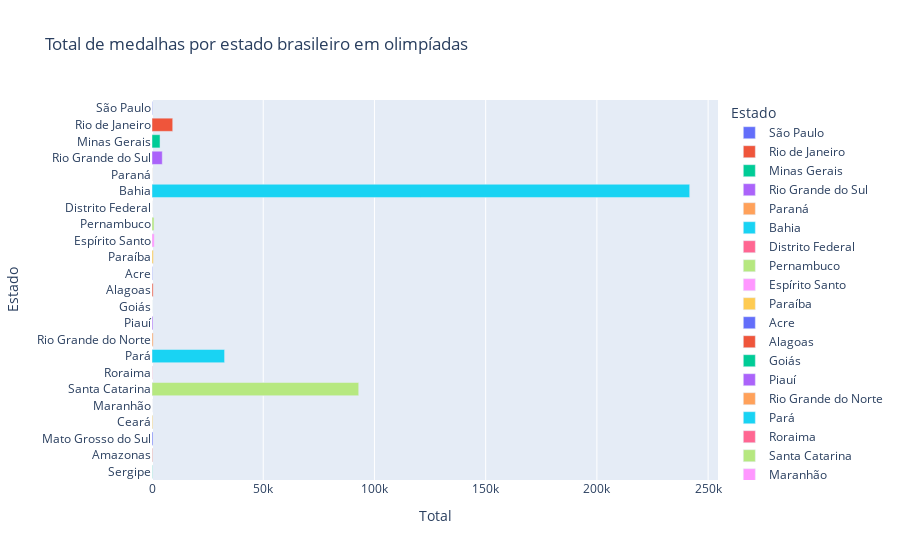

Source (notebook cell):
### Code cell
medals_state_bra = px.bar(by_state, x='Total', y='Estado', title='Total de medalhas por estado brasileiro em olimpíadas', color='Estado', orientation='h')
medals_state_bra.show()

### Figure 1 — Plotly figure (JSON) as saved in the notebook; plotly's stock layout.template omitted (floating-point values rounded to 4 significant figures)
{"data": [{"alignmentgroup": "True", "hovertemplate": "Estado=%{y}<br>Total=%{x}<extra></extra>", "legendgroup": "São Paulo", "marker": {"color": "#636efa"}, "name": "São Paulo", "offsetgroup": "São Paulo", "orientation": "h", "showlegend": true, "textposition": "auto", "type": "bar", "x": [204], "xaxis": "x", "y": ["São Paulo"], "yaxis": "y"}, {"alignmentgroup": "True", "hovertemplate": "Estado=%{y}<br>Total=%{x}<extra></extra>", "legendgroup": "Rio de Janeiro", "marker": {"color": "#EF553B"}, "name": "Rio de Janeiro", "offsetgroup": "Rio de Janeiro", "orientation": "h", "showlegend": true, "textposition": "auto", "type": "bar", "x": [9314], "xaxis": "x", "y": ["Rio de Janeiro"], "yaxis": "y"}, {"alignmentgroup": "True", "hovertemplate": "Estado=%{y}<br>Total=%{x}<extra></extra>", "legendgroup": "Minas Gerais", "marker": {"color": "#00cc96"}, "name": "Minas Gerais", "offsetgroup": "Minas Gerais", "orientation": "h", "showlegend": true, "textposition": "auto", "type": "bar", "x": [3615], "xaxis": "x", "y": ["Minas Gerais"], "yaxis": "y"}, {"alignmentgroup": "True", "hovertemplate": "Estado=%{y}<br>Total=%{x}<extra></extra>", "legendgroup": "Rio Grande do Sul", "marker": {"color": "#ab63fa"}, "name": "Rio Grande do Sul", "offsetgroup": "Rio Grande do Sul", "orientation": "h", "showlegend": true, "textposition": "auto", "type": "bar", "x": [4616], "xaxis": "x", "y": ["Rio Grande do Sul"], "yaxis": "y"}, {"alignmentgroup": "True", "hovertemplate": "Estado=%{y}<br>Total=%{x}<extra></extra>", "legendgroup": "Paraná", "marker": {"color": "#FFA15A"}, "name": "Paraná", "offsetgroup": "Paraná", "orientation": "h", "showlegend": true, "textposition": "auto", "type": "bar", "x": [37], "xaxis": "x", "y": ["Paraná"], "yaxis": "y"}, {"alignmentgroup": "True", "hovertemplate": "Estado=%{y}<br>Total=%{x}<extra></extra>", "legendgroup": "Bahia", "marker": {"color": "#19d3f3"}, "name": "Bahia", "offsetgroup": "Bahia", "orientation": "h", "showlegend": true, "textposition": "auto", "type": "bar", "x": [241718], "xaxis": "x", "y": ["Bahia"], "yaxis": "y"}, {"alignmentgroup": "True", "hovertemplate": "Estado=%{y}<br>Total=%{x}<extra></extra>", "legendgroup": "Distrito Federal", "marker": {"color": "#FF6692"}, "name": "Distrito Federal", "offsetgroup": "Distrito Federal", "orientation": "h", "showlegend": true, "textposition": "auto", "type": "bar", "x": [13], "xaxis": "x", "y": ["Distrito Federal"], "yaxis": "y"}, {"alignmentgroup": "True", "hovertemplate": "Estado=%{y}<br>Total=%{x}<extra></extra>", "legendgroup": "Pernambuco", "marker": {"color": "#B6E880"}, "name": "Pernambuco", "offsetgroup": "Pernambuco", "orientation": "h", "showlegend": true, "textposition": "auto", "type": "bar", "x": [919], "xaxis": "x", "y": ["Pernambuco"], "yaxis": "y"}, {"alignmentgroup": "True", "hovertemplate": "Estado=%{y}<br>Total=%{x}<extra></extra>", "legendgroup": "Espírito Santo", "marker": {"color": "#FF97FF"}, "name": "Espírito Santo", "offsetgroup": "Espírito Santo", "orientation": "h", "showlegend": true, "textposition": "auto", "type": "bar", "x": [1020], "xaxis": "x", "y": ["Espírito Santo"], "yaxis": "y"}, {"alignmentgroup": "True", "hovertemplate": "Estado=%{y}<br>Total=%{x}<extra></extra>", "legendgroup": "Paraíba", "marker": {"color": "#FECB52"}, "name": "Paraíba", "offsetgroup": "Paraíba", "orientation": "h", "showlegend": true, "textposition": "auto", "type": "bar", "x": [621], "xaxis": "x", "y": ["Paraíba"], "yaxis": "y"}, {"alignmentgroup": "True", "hovertemplate": "Estado=%{y}<br>Total=%{x}<extra></extra>", "legendgroup": "Acre", "marker": {"color": "#636efa"}, "name": "Acre", "offsetgroup": "Acre", "orientation": "h", "showlegend": true, "textposition": "auto", "type": "bar", "x": [222], "xaxis": "x", "y": ["Acre"], "yaxis": "y"}, {"alignmentgroup": "True", "hovertemplate": "Estado=%{y}<br>Total=%{x}<extra></extra>", "legendgroup": "Alagoas", "marker": {"color": "#EF553B"}, "name": "Alagoas", "offsetgroup": "Alagoas", "orientation": "h", "showlegend": true, "textposition": "auto", "type": "bar", "x": [523], "xaxis": "x", "y": ["Alagoas"], "yaxis": "y"}, {"alignmentgroup": "True", "hovertemplate": "Estado=%{y}<br>Total=%{x}<extra></extra>", "legendgroup": "Goiás", "marker": {"color": "#00cc96"}, "name": "Goiás", "offsetgroup": "Goiás", "orientation": "h", "showlegend": true, "textposition": "auto", "type": "bar", "x": [4], "xaxis": "x", "y": ["Goiás"], "yaxis": "y"}, {"alignmentgroup": "True", "hovertemplate": "Estado=%{y}<br>Total=%{x}<extra></extra>", "legendgroup": "Piauí", "marker": {"color": "#ab63fa"}, "name": "Piauí", "offsetgroup": "Piauí", "orientation": "h", "showlegend": true, "textposition": "auto", "type": "bar", "x": [424], "xaxis": "x", "y": ["Piauí"], "yaxis": "y"}, {"alignmentgroup": "True", "hovertemplate": "Estado=%{y}<br>Total=%{x}<extra></extra>", "legendgroup": "Rio Grande do Norte", "marker": {"color": "#FFA15A"}, "name": "Rio Grande do Norte", "offsetgroup": "Rio Grande do Norte", "orientation": "h", "showlegend": true, "textposition": "auto", "type": "bar", "x": [525], "xaxis": "x", "y": ["Rio Grande do Norte"], "yaxis": "y"}, {"alignmentgroup": "True", "hovertemplate": "Estado=%{y}<br>Total=%{x}<extra></extra>", "legendgroup": "Pará", "marker": {"color": "#19d3f3"}, "name": "Pará", "offsetgroup": "Pará", "orientation": "h", "showlegend": true, "textposition": "auto", "type": "bar", "x": [32627], "xaxis": "x", "y": ["Pará"], "yaxis": "y"}, {"alignmentgroup": "True", "hovertemplate": "Estado=%{y}<br>Total=%{x}<extra></extra>", "legendgroup": "Roraima", "marker": {"color": "#FF6692"}, "name": "Roraima", "offsetgroup": "Roraima", "orientation": "h", "showlegend": true, "textposition": "auto", "type": "bar", "x": [128], "xaxis": "x", "y": ["Roraima"], "yaxis": "y"}, {"alignmentgroup": "True", "hovertemplate": "Estado=%{y}<br>Total=%{x}<extra></extra>", "legendgroup": "Santa Catarina", "marker": {"color": "#B6E880"}, "name": "Santa Catarina", "offsetgroup": "Santa Catarina", "orientation": "h", "showlegend": true, "textposition": "auto", "type": "bar", "x": [92930], "xaxis": "x", "y": ["Santa Catarina"], "yaxis": "y"}, {"alignmentgroup": "True", "hovertemplate": "Estado=%{y}<br>Total=%{x}<extra></extra>", "legendgroup": "Maranhão", "marker": {"color": "#FF97FF"}, "name": "Maranhão", "offsetgroup": "Maranhão", "orientation": "h", "showlegend": true, "textposition": "auto", "type": "bar", "x": [4], "xaxis": "x", "y": ["Maranhão"], "yaxis": "y"}, {"alignmentgroup": "True", "hovertemplate": "Estado=%{y}<br>Total=%{x}<extra></extra>", "legendgroup": "Ceará", "marker": {"color": "#FECB52"}, "name": "Ceará", "offsetgroup": "Ceará", "orientation": "h", "showlegend": true, "textposition": "auto", "type": "bar", "x": [331], "xaxis": "x", "y": ["Ceará"], "yaxis": "y"}, {"alignmentgroup": "True", "hovertemplate": "Estado=%{y}<br>Total=%{x}<extra></extra>", "legendgroup": "Mato Grosso do Sul", "marker": {"color": "#636efa"}, "name": "Mato Grosso do Sul", "offsetgroup": "Mato Grosso do Sul", "orientation": "h", "showlegend": true, "textposition": "auto", "type": "bar", "x": [432], "xaxis": "x", "y": ["Mato Grosso do Sul"], "yaxis": "y"}, {"alignmentgroup": "True", "hovertemplate": "Estado=%{y}<br>Total=%{x}<extra></extra>", "legendgroup": "Amazonas", "marker": {"color": "#EF553B"}, "name": "Amazonas", "offsetgroup": "Amazonas", "orientation": "h", "showlegend": true, "textposition": "auto", "type": "bar", "x": [233], "xaxis": "x", "y": ["Amazonas"], "yaxis": "y"}, {"alignmentgroup": "True", "hovertemplate": "Estado=%{y}<br>Total=%{x}<extra></extra>", "legendgroup": "Sergipe", "marker": {"color": "#00cc96"}, "name": "Sergipe", "offsetgroup": "Sergipe", "orientation": "h", "showlegend": true, "textposition": "auto", "type": "bar", "x": [134], "xaxis": "x", "y": ["Sergipe"], "yaxis": "y"}], "layout": {"barmode": "relative", "legend": {"title": {"text": "Estado"}, "tracegroupgap": 0}, "title": {"text": "Total de medalhas por estado brasileiro em olimpíadas"}, "xaxis": {"anchor": "y", "domain": [0, 1], "title": {"text": "Total"}}, "yaxis": {"anchor": "x", "categoryarray": ["Sergipe", "Amazonas", "Mato Grosso do Sul", "Ceará", "Maranhão", "Santa Catarina", "Roraima", "Pará", "Rio Grande do Norte", "Piauí", "Goiás", "Alagoas", "Acre", "Paraíba", "Espírito Santo", "Pernambuco", "Distrito Federal", "Bahia", "Paraná", "Rio Grande do Sul", "Minas Gerais", "Rio de Janeiro", "São Paulo"], "categoryorder": "array", "domain": [0, 1], "title": {"text": "Estado"}}}}
